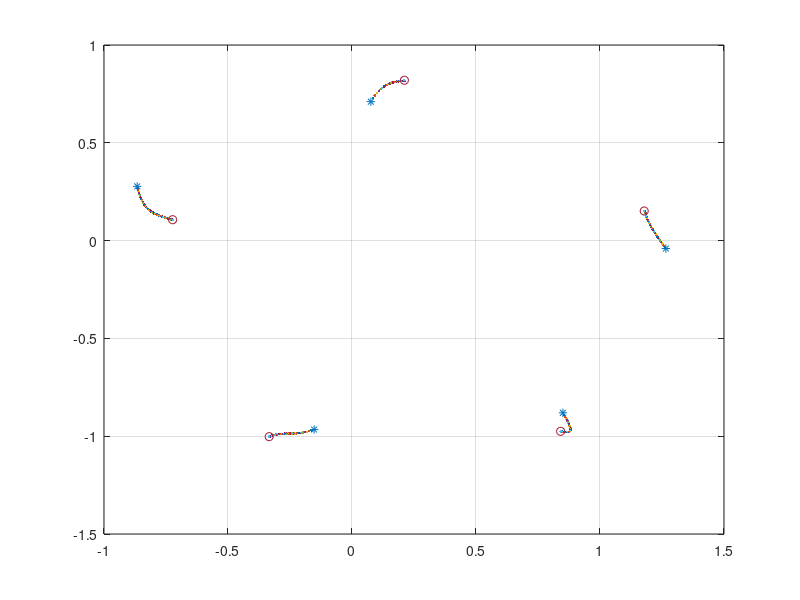
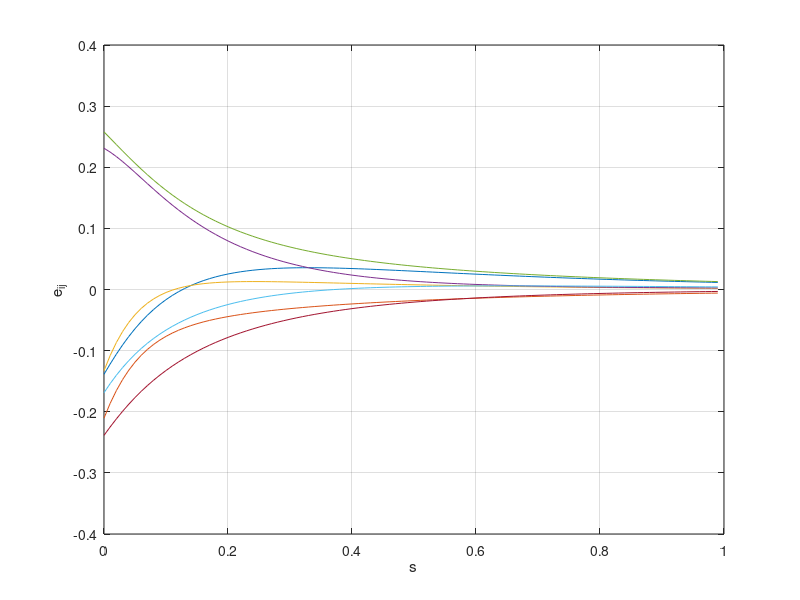

MATLAB code for these plots, in order:
s1 = sin(2*pi/5);
s2 = sin(4*pi/5);
c1 = cos(2*pi/5);
c2 = cos(pi/5);
V = [0 1;-s1 c1;-s2 -c2;s2 -c2;s1 c1];
d12 = sqrt(2*(1-c1));
% d12 = d15 = d23 = d34 = d45
d13 = sqrt(2*(1+c2));
% d13 = d14
dij = [d12 d13 d13 d12 d12 d12 d12];
delta = 1;
kv = 1;
T = 0.01;

q0 = zeros(5,2);
qout = zeros(1000,5,2);
e_out = zeros(1000,7);
for i = 1:5
    q0(i,:) = [V(i,:)+delta*(rand(1,2)-0.5*ones(1,2))];
end
q = q0;

% plot(V(:,1),V(:,2),'o')
% hold on
% plot(q0(:,1),q0(:,2),'*')

for t = 1:1000

    Rq = [(q(1,:)-q(2,:)) (q(2,:)-q(1,:)) zeros(1,6);
          (q(1,:)-q(3,:)) zeros(1,2) (q(3,:)-q(1,:)) zeros(1,4);
          (q(1,:)-q(4,:)) zeros(1,4) (q(4,:)-q(1,:)) zeros(1,2);
          (q(1,:)-q(5,:)) zeros(1,6) (q(5,:)-q(1,:));
          zeros(1,2) (q(2,:)-q(3,:)) (q(3,:)-q(2,:)) zeros(1,4);
          zeros(1,4) (q(3,:)-q(4,:)) (q(4,:)-q(3,:)) zeros(1,2);
          zeros(1,6) (q(4,:)-q(5,:)) (q(5,:)-q(4,:))];

    qij = [norm((q(1,:)-q(2,:))) norm((q(1,:)-q(3,:))) norm((q(1,:)-q(4,:))) ...
        norm((q(1,:)-q(5,:))) norm((q(2,:)-q(3,:))) norm((q(3,:)-q(4,:))) norm((q(4,:)-q(5,:)))];

    e = qij - dij;
    e_out(t,:) = e;
    z = e.*(e+2*dij);

    u = zeros(5,2);
    Rqt = Rq';
    for i = 1:5
        sum = 0;
        for j = 1:7
            sum = sum + Rqt(2*(i-1)+1:2*(i-1)+2,j)*z(j);
        end
        u(i,:) = -kv*sum';
    end

    q = q+u*T;
    qout(t,:,:) = q;
end

figure(1)
plot(qout(1,:,1),qout(1,:,2),'.');
hold on
grid on
for t = 2:1000
    plot(qout(t,:,1),qout(t,:,2),'.');
end
plot(qout(end,:,1),qout(end,:,2),'o');
plot(q0(:,1),q0(:,2),'*');
hold off

figure(2)
plot(0:0.01:0.99,e_out(1:100,:))
ylabel('e_{ij}')
xlabel('s')
grid on
